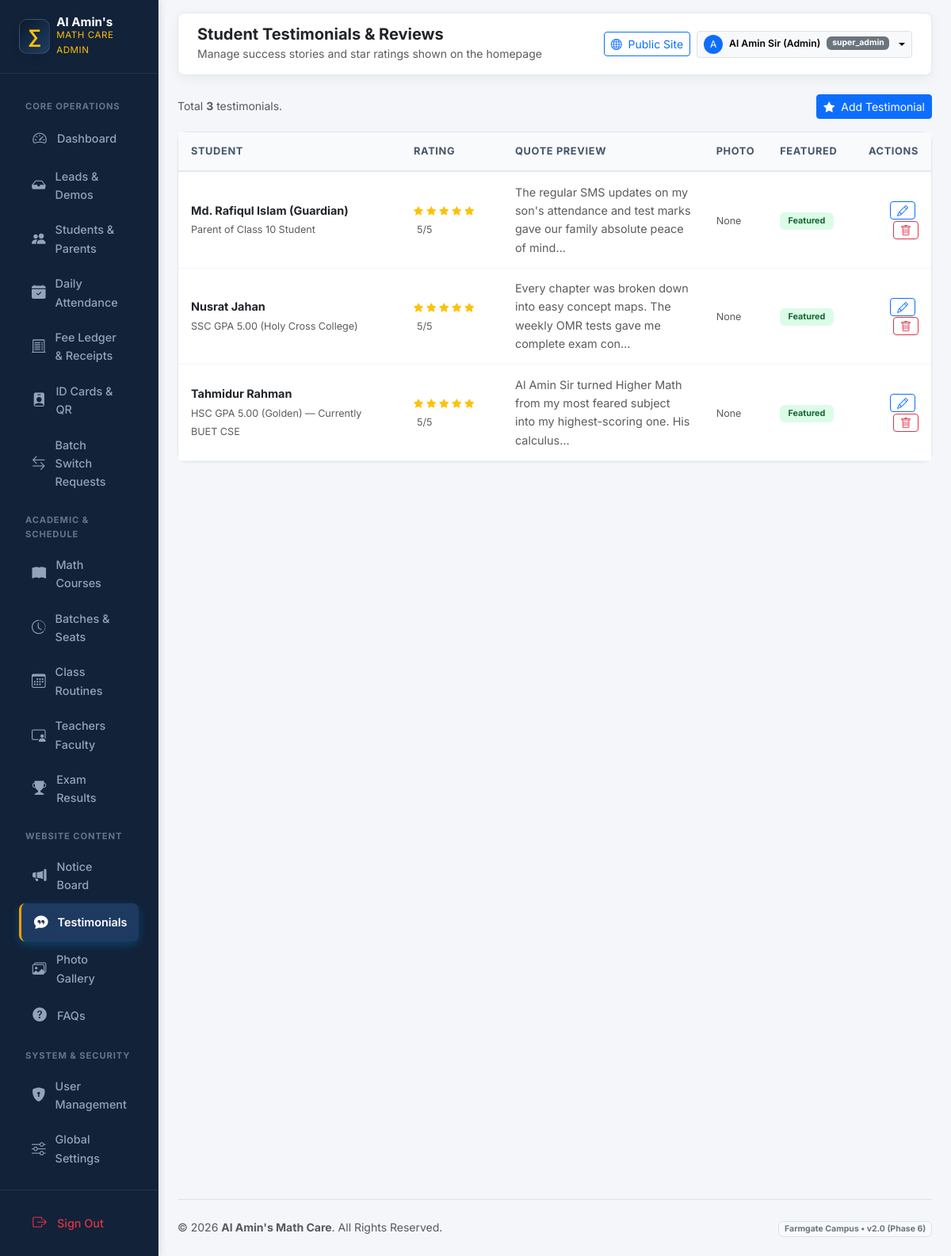
The page /admin/testimonials/index.php (signed in) on the database its author committed.
### tables this page shows
CREATE TABLE IF NOT EXISTS `testimonials` (
  `id` INT UNSIGNED AUTO_INCREMENT PRIMARY KEY,
  `student_name` VARCHAR(100) NOT NULL,
  `student_role` VARCHAR(100) DEFAULT 'SSC/HSC Batch',
  `quote_en` TEXT NOT NULL,
  `quote_bn` TEXT DEFAULT NULL,
  `rating` TINYINT UNSIGNED DEFAULT 5,
  `photo` VARCHAR(255) DEFAULT NULL,
  `is_featured` TINYINT(1) DEFAULT 1,
  `is_deleted` TINYINT(1) DEFAULT 0,
  `created_at` TIMESTAMP DEFAULT CURRENT_TIMESTAMP
);

### includes/i18n.php (called while the page is built, shortened)
<?php
function app_config(): array
{
    static $config = null;
    if ($config === null) {
        $config = require __DIR__ . '/../config/app.php';
    }
    return $config;
}
function current_locale(): string
{
    $config = app_config();
    $locale = $_GET['lang'] ?? $_COOKIE['site_lang'] ?? $_COOKIE['locale'] ?? $config['default_locale'];
    return $locale;
}
function init_i18n(): void
{
    $config = app_config();
}
function base_url(string $path = ''): string
{
    $base = rtrim(app_config()['base_url'] ?? '', '/');
    $path = ltrim($path, '/');
    return $base . ($path !== '' ? '/' . $path : '');
}

### includes/helpers.php (called while the page is built, shortened)
<?php
function e(?string $value): string
{
    return htmlspecialchars($value ?? '', ENT_QUOTES | ENT_SUBSTITUTE, 'UTF-8');
}

### admin/testimonials/index.php (the view, shortened to what this page needs)
<?php
$pdo          = db();
$testimonials = $pdo->query('SELECT * FROM testimonials WHERE is_deleted = 0 ORDER BY id DESC')->fetchAll();
require_once __DIR__ . '/../includes/header.php';
?>
<div class="d-flex justify-content-between align-items-center mb-3">
    <div class="text-muted small">Total <strong><?= count($testimonials) ?></strong> testimonials.</div>
    <a href="<?= e(base_url('admin/testimonials/create.php')) ?>" class="btn btn-sm btn-primary">
        <i class="bi bi-star-fill me-1"></i> Add Testimonial
    </a>
</div>
<div class="card card-custom">
    <div class="table-responsive">
        <table class="table table-custom mb-0">
            <thead>
                <tr>
                    <th>Student</th>
                    <th>Rating</th>
                    <th>Quote Preview</th>
                    <th>Photo</th>
                    <th>Featured</th>
                    <th class="text-end">Actions</th>
                </tr>
            </thead>
            <tbody>
                <?php if (empty($testimonials)): ?>
                    <tr>
                        <td colspan="6" class="text-center py-4 text-muted">No testimonials yet. Click "Add Testimonial" to create one.</td>
                    </tr>
                <?php else: ?>
                    <?php foreach ($testimonials as $t): ?>
                        <tr>
                            <td>
                                <strong class="text-dark d-block"><?= e($t['student_name']) ?></strong>
                                <small class="text-muted"><?= e($t['student_role'] ?? '') ?></small>
                            </td>
                            <td>
                                <?php for ($i = 1; $i <= 5; $i++): ?>
                                    <i class="bi bi-star<?= $i <= (int)$t['rating'] ? '-fill text-warning' : ' text-muted' ?>" style="font-size:0.75rem"></i>
                                <?php endfor; ?>
                                <small class="text-muted ms-1"><?= (int)$t['rating'] ?>/5</small>
                            </td>
                            <td class="text-muted small" style="max-width:280px">
                                <?= e(mb_substr($t['quote_en'], 0, 100)) ?>…
                            </td>
                            <td>
                                <?php if (!empty($t['photo'])): ?>
                                    <img src="<?= e(base_url($t['photo'])) ?>" alt="Photo" width="36" height="36"
                                         class="rounded-circle object-fit-cover border">
                                <?php else: ?>
                                    <span class="text-muted small">None</span>
                                <?php endif; ?>
                            </td>
                            <td>
                                <span class="badge <?= $t['is_featured'] ? 'badge-subtle-success' : 'badge-subtle-secondary' ?>">
                                    <?= $t['is_featured'] ? 'Featured' : 'Hidden' ?>
                                </span>
                            </td>
                            <td class="text-end">
                                <a href="<?= e(base_url('admin/testimonials/edit.php?id=' . $t['id'])) ?>"
                                   class="btn btn-sm btn-outline-primary py-0 px-2 me-1" title="Edit">
                                    <i class="bi bi-pencil"></i>
                                </a>
                                <button type="button" class="btn btn-sm btn-outline-danger py-0 px-2" title="Delete"
                                        onclick="confirmDelete('<?= e(base_url('admin/testimonials/delete.php')) ?>', <?= $t['id'] ?>, 'Delete testimonial from <?= addslashes($t['student_name']) ?>?')">
                                    <i class="bi bi-trash"></i>
                                </button>
                            </td>
                        </tr>
                    <?php endforeach; ?>
                <?php endif; ?>
            </tbody>
        </table>
    </div>
</div>
<?php require_once __DIR__ . '/../includes/footer.php'; ?>

### assets/css/main.css (style rules this page uses)
:root { --primary: #0b192c; --primary-dark: #050c17; --primary-light: #1e3e62; --primary-surface: #f0f4f9; --accent-cyan: #008dda; --accent-cyan-light: #41b06e; --accent-cyan-glow: rgba(0, 141, 218, 0.25); --accent-gold: #f59e0b; --accent-amber: #e8913a; --accent-hover: #d97706; --success: #10b981; --success-bg: #ecfdf5; --success-border: #a7f3d0; --success-text: #065f46; --urgent: #ef4444; --urgent-bg: #fef2f2; --urgent-border: #fecaca; --urgent-text: #991b1b; --bg: #f8fafc; --surface: #ffffff; --surface-glass: rgba(255, 255, 255, 0.85); --surface-glass-dark: rgba(11, 25, 44, 0.78); --border: #e2e8f0; --border-glass: rgba(255, 255, 255, 0.25); --border-hover: rgba(0, 141, 218, 0.35); --text: #0f172a; --text-muted: #64748b; --text-soft: #94a3b8; --shadow-sm: 0 2px 4px rgba(11, 25, 44, 0.04); --shadow-md: 0 6px 16px -2px rgba(11, 25, 44, 0.07), 0 2px 6px -1px rgba(11, 25, 44, 0.04); --shadow-lg: 0 14px 28px -4px rgba(11, 25, 44, 0.09), 0 8px 12px -3px rgba(11, 25, 44, 0.05); --shadow-hover: 0 22px 38px -6px rgba(11, 25, 44, 0.14), 0 12px 18px -4px rgba(0, 141, 218, 0.08); --shadow-glow-cyan: 0 0 25px rgba(0, 141, 218, 0.35); --shadow-glow-whatsapp: 0 8px 28px rgba(16, 185, 129, 0.45); --radius-sm: 10px; --radius-md: 16px; --radius-lg: 24px; --radius-pill: 9999px; --font-en: 'Inter', system-ui, -apple-system, sans-serif; --font-bn: 'Noto Sans Bengali', 'Inter', system-ui, sans-serif; --font: var(--font-en); }
*, *::before, *::after { box-sizing: border-box; }
html { scroll-behavior: smooth; -webkit-text-size-adjust: 100%; }
body { font-family: var(--font); color: var(--text); background-color: var(--bg); line-height: 1.62; padding-bottom: 84px; margin: 0; overflow-x: hidden; -webkit-font-smoothing: antialiased; -moz-osx-font-smoothing: grayscale; }
@media (min-width: 992px) { body { padding-bottom: 0; } }
a { color: var(--accent-cyan); text-decoration: none; transition: color 0.2s ease; }

### assets/css/admin.css (style rules this page uses)
:root { --admin-sidebar-bg: #0b192c; --admin-sidebar-hover: #182e4b; --admin-sidebar-active: #008dda; --admin-bg: #f4f7fb; --admin-card-bg: #ffffff; --admin-border: #e2e8f0; --admin-text-main: #0f172a; --admin-text-muted: #64748b; --admin-accent-cyan: #008dda; --admin-accent-gold: #f59e0b; --admin-success: #10b981; --admin-urgent: #ef4444; --admin-radius: 14px; --admin-shadow: 0 4px 16px rgba(11, 25, 44, 0.05); }
body { background-color: var(--admin-bg); font-family: 'Inter', 'Noto Sans Bengali', sans-serif; color: var(--admin-text-main); overflow-x: hidden; }
.card-custom { border: 1px solid var(--admin-border); border-radius: var(--admin-radius); box-shadow: var(--admin-shadow); background: var(--admin-card-bg); transition: all 0.25s ease; }
.table-custom { margin-bottom: 0; }
.table-custom th { background: #f8fafc; color: #475569; font-size: 0.82rem; text-transform: uppercase; letter-spacing: 0.05em; font-weight: 800; padding: 0.95rem 1.1rem; border-bottom: 2px solid var(--admin-border); }
.table-custom td { padding: 0.95rem 1.1rem; vertical-align: middle; font-size: 0.92rem; border-bottom: 1px solid #f1f5f9; }
.badge-subtle-success { background: #dcfce7; color: #166534; font-weight: 700; padding: 0.35rem 0.65rem; border-radius: 6px; }

### admin/includes/header.php (style rules this page uses)
:root { --sidebar-bg: #112239; --sidebar-active: #1e3a61; --sidebar-hover: #172d4c; --accent-gold: #f59e0b; }
body { background-color: #f4f6f9; font-family: 'Inter', 'Noto Sans Bengali', sans-serif; color: #334155; }
.card-custom { border: 1px solid #e2e8f0; border-radius: 12px; box-shadow: 0 1px 3px rgba(0,0,0,0.05); background: #ffffff; }
.table-custom th { background: #f8fafc; color: #475569; font-size: 0.8rem; text-transform: uppercase; letter-spacing: 0.05em; font-weight: 700; padding: 0.85rem 1rem; border-bottom: 2px solid #e2e8f0; }
.table-custom td { padding: 0.85rem 1rem; vertical-align: middle; font-size: 0.9rem; border-bottom: 1px solid #f1f5f9; }
.badge-subtle-success { background: #dcfce7; color: #166534; }

### rows shown on the page
testimonials: student_name "Md. Rafiqul Islam (Guardian)", student_role "Parent of Class 10 Student", rating "5", quote_en "The regular SMS updates on my son's attendance and test marks gave our family absolute peace of mind", shows "None", is_featured "Featured"
testimonials: student_name "Nusrat Jahan", student_role "SSC GPA 5.00 (Holy Cross College)", rating "5", quote_en "Every chapter was broken down into easy concept maps. The weekly OMR tests gave me complete exam con", shows "None", is_featured "Featured"
testimonials: student_name "Tahmidur Rahman", student_role "HSC GPA 5.00 (Golden) — Currently BUET CSE", rating "5", quote_en "Al Amin Sir turned Higher Math from my most feared subject into my highest-scoring one. His calculus", shows "None", is_featured "Featured"

### other values the page prints
$adminPageHeading "Student Testimonials & Reviews"
$adminPageSubheading "Manage success stories and star ratings shown on the homepage"
substr($adminUser, 0, 1) "A"
$adminUser "Al Amin Sir (Admin)"
$adminRole "super_admin"
count($testimonials) "3"
